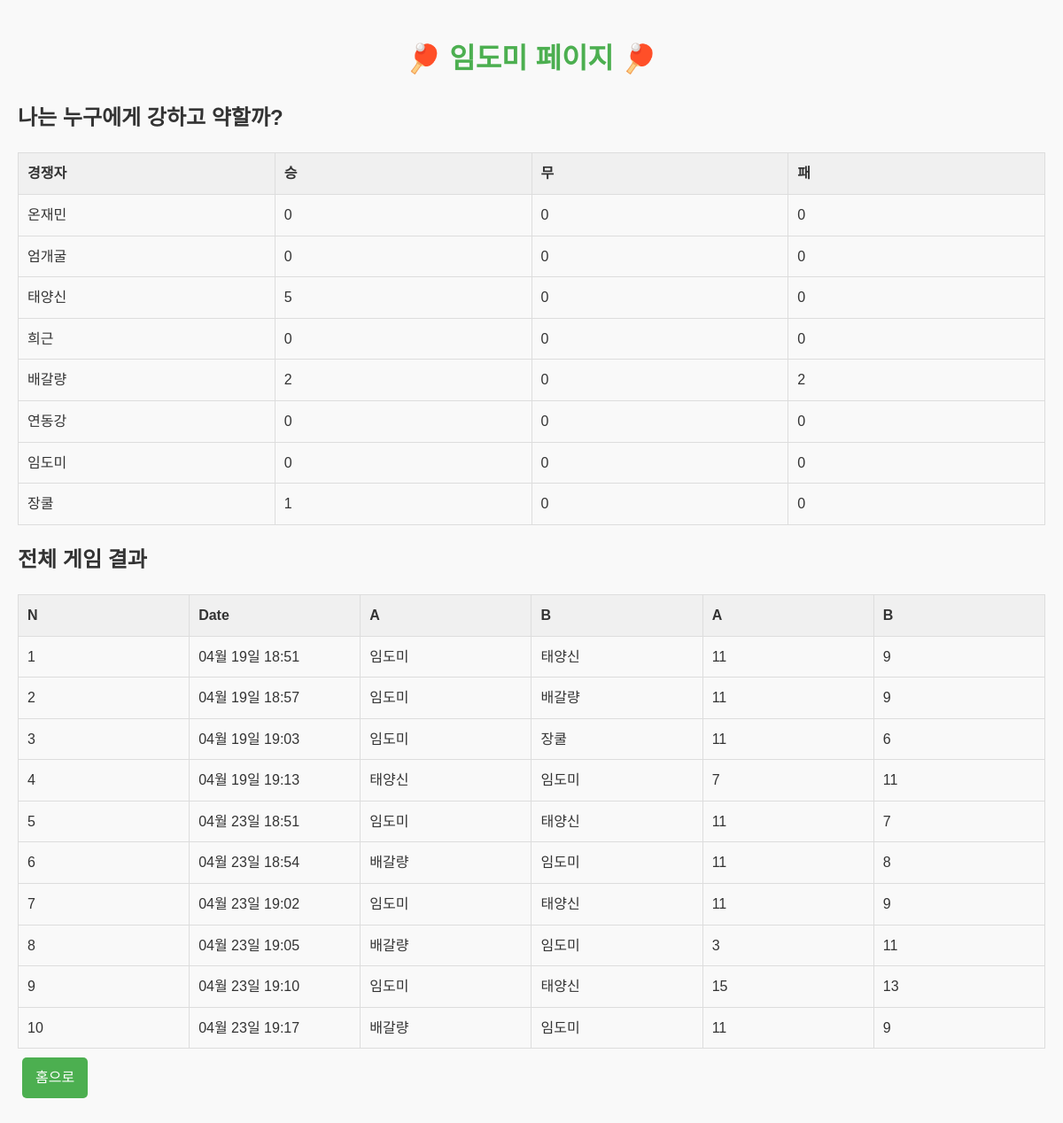
The app's page /personal/18 with its own data.
### myapp/models.py (models this page shows, shortened)
class User(models.Model):
    name = models.CharField(max_length=5)
    wins = models.IntegerField(default=0)
    draws = models.IntegerField(default=0)
    losses = models.IntegerField(default=0)

class GameResult(models.Model):
    game_number = models.AutoField(primary_key=True)
    datetime = models.DateTimeField()
    player_a = models.ForeignKey(User, on_delete=models.CASCADE, related_name='games_as_player_a')
    player_b = models.ForeignKey(User, on_delete=models.CASCADE, related_name='games_as_player_b')
    score_a = models.IntegerField()
    score_b = models.IntegerField()

### myapp/views.py (the view)
# urls.py: path('personal/<int:personal_id>', views.personal, name='personal'),
def personal(request, personal_id):
    personal_data=User.objects.get(id=personal_id)
    users = User.objects.all().order_by('id')
    user_index_map = {user.id: index for index,user in enumerate(users)}
    personal_results = GameResult.objects.filter(
        player_a=personal_data.id
    ) | GameResult.objects.filter(
        player_b=personal_data.id
    )
    score_matrix=[[0,0,0] for _ in range(len(users))] #승무패
    for result in personal_results:
        if result.player_a.id == personal_data.id: #player_a일 때
            row_num=user_index_map[result.player_b.id]
            if result.score_a > result.score_b:
                score_matrix[row_num][0] +=1 #승리
            elif result.score_a == result.score_b:
                score_matrix[row_num][1] +=1 #무승부
            else: #패배
                score_matrix[row_num][2] +=1
        elif result.player_b.id == personal_data.id: #player_b일 때
            row_num=user_index_map[result.player_a.id]
            if result.score_a > result.score_b:
                score_matrix[row_num][2] +=1 #패배
            elif result.score_a == result.score_b:
                score_matrix[row_num][1] +=1
            else: #승리
                score_matrix[row_num][0] +=1
    personal_results = personal_results.order_by("datetime")
    users_scores = zip(users, score_matrix)
    return render(request, 'personal.html',{'personal_data':personal_data, 'personal_results':personal_results, 'users_scores':users_scores } )

### myapp/templates/personal.html (shortened to what this page needs)
{% load static %}
<!DOCTYPE html>
<html lang="en">
  <head>
    <link rel="stylesheet" href="{% static 'myapp/css/personal.css' %}" />
  </head>
  <body>
    <header>
      <h1>🏓 {{personal_data.name}} 페이지 🏓</h1>
    </header>
    <section>
        <h2>나는 누구에게 강하고 약할까?</h2>
        <table border="1">
          <tr>
            <th>경쟁자</th>
            <th>승</th>
            <th>무</th>
            <th>패</th>
          </tr>
          {% for users, scores in users_scores %}
          <tr>
            <td>{{ users.name }}</td>
            <td>{{ scores.0 }}</td>
            <td>{{ scores.1 }}</td>
            <td>{{ scores.2 }}</td>
          </tr>
          {% endfor %}
        </table>
      </section>
    <section>
      <h2>전체 게임 결과</h2>
      <table border="1">
        <tr>
          <th>N</th>
          <th>Date</th>
          <th>A</th>
          <th>B</th>
          <th>A</th>
          <th>B</th>
        </tr>
        {% for result in personal_results %}
        <tr>
          <td>{{ forloop.counter }}</td>
          <td>{{ result.datetime|date:"m월 d일 H:i" }}</td>
          <td>{{ result.player_a.name }}</td>
          <td>{{ result.player_b.name }}</td>
          <td>{{ result.score_a }}</td>
          <td>{{ result.score_b }}</td>
        </tr>
        {% endfor %}
      </table>
    </section>
    <div>{{score_matrix}}
    <a class='button' href="{% url 'home' %}">홈으로</a>
  </body>
</html>

### myapp/static/myapp/css/personal.css (style rules this page uses)
body { font-family: "Arial", sans-serif; background-color: #f9f9f9; color: #333; margin: 0; padding: 20px; line-height: 1.6; }
header h1 { text-align: center; color: #4caf50; animation: shake 0.5s infinite; }
table { width: 100%; border-collapse: collapse; table-layout: fixed; }
th, td { border: 1px solid #ddd; padding: 10px; text-align: left; }
th { background-color: #f0f0f0; }
a.button { display: inline-block; padding: 10px 15px; margin: 10px 5px; background-color: #4caf50; color: white; text-decoration: none; border-radius: 5px; text-align: center; }

### records on screen
User: name "임도미", draws "0"
User: name "온재민", scores "0"
User: name "엄개굴", draws "0"
User: name "태양신", scores "5", draws "0"
User: name "희근", scores "0"
User: name "배갈량", scores "2", draws "0"
User: name "연동강", draws "0"
User: name "장쿨", scores "1", draws "0"
GameResult: datetime "04월 19일 18:51", player_a.name "임도미", player_b.name "태양신", score_a "11", score_b "9"
GameResult: datetime "04월 19일 18:57", player_a.name "임도미", player_b.name "배갈량", score_a "11", score_b "9"
GameResult: datetime "04월 19일 19:03", player_a.name "임도미", player_b.name "장쿨", score_a "11", score_b "6"
GameResult: datetime "04월 19일 19:13", player_a.name "태양신", player_b.name "임도미", score_a "7", score_b "11"
GameResult: datetime "04월 23일 18:51", player_a.name "임도미", player_b.name "태양신", score_a "11", score_b "7"
GameResult: datetime "04월 23일 18:54", player_a.name "배갈량", player_b.name "임도미", score_a "11", score_b "8"
GameResult: datetime "04월 23일 19:02", player_a.name "임도미", player_b.name "태양신", score_a "11", score_b "9"
GameResult: datetime "04월 23일 19:05", player_a.name "배갈량", player_b.name "임도미", score_a "3", score_b "11"
GameResult: datetime "04월 23일 19:10", player_a.name "임도미", player_b.name "태양신", score_a "15", score_b "13"
GameResult: datetime "04월 23일 19:17", player_a.name "배갈량", player_b.name "임도미", score_a "11", score_b "9"
